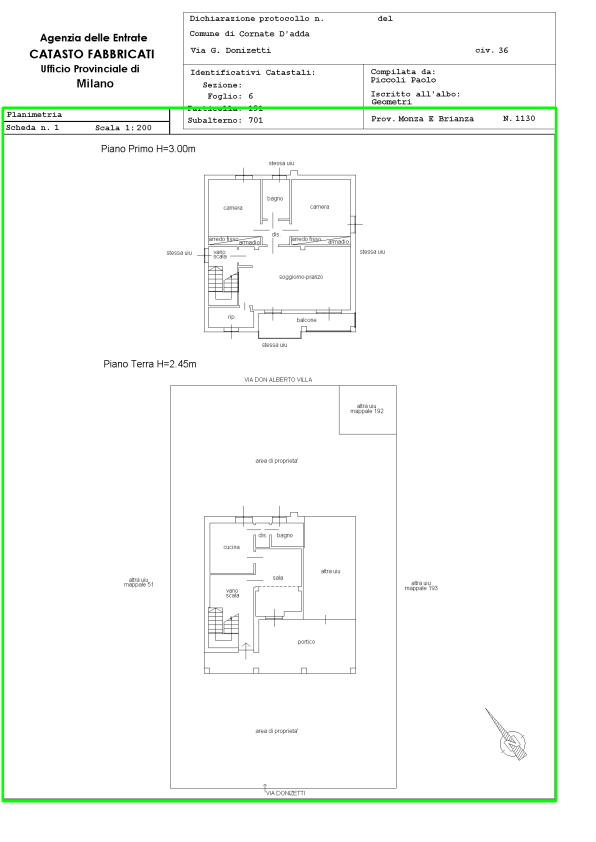
#> input picture PlanParser/debug_image/largest_rect_debug.png, 1191 x 1684 px (shown at 1/2 size)
$ python define_floor_v2.py
#> lines starting #> are read from the running program, lines starting #| are printed output that depends on the picture; after the words box and inside, x2 and y2 are one past the last pixel; in counts of white or black regions, pixels touching at a corner belong together
import os
import re
import unicodedata

import cv2
import numpy as np

try:
    import pytesseract  # Requires Tesseract OCR to be installed on the system
except Exception:  # pragma: no cover
    pytesseract = None

# ---------------- utility testo ----------------
# [7 lines left out: function _normalize_text, not called in this run]

# ---------------- crop dal rettangolo verde ----------------
def crop_base_rectangle_from_debug(
    debug_image_path: str = "./debug_image/largest_rect_debug.png",
    output_cropped_path: str = "./debug_image/base_rectangle.png",
    inner_padding_px: int = 5,
):
    print("[DEBUG] Step: crop_base_rectangle_from_debug")
    if not os.path.exists(debug_image_path):
        print(f"File non trovato: {debug_image_path}")
        return None, None

    image_bgr = cv2.imread(debug_image_path)
    if image_bgr is None:
        print("Impossibile leggere l'immagine di debug.")
        return None, None

    hsv = cv2.cvtColor(image_bgr, cv2.COLOR_BGR2HSV)
    lower_green = np.array([40, 100, 80], dtype=np.uint8)
    upper_green = np.array([85, 255, 255], dtype=np.uint8)
    green_mask = cv2.inRange(hsv, lower_green, upper_green)
    green_mask = cv2.dilate(green_mask, np.ones((3, 3), np.uint8), iterations=1)

    ys, xs = np.where(green_mask > 0)
    if xs.size == 0 or ys.size == 0:
        # fallback su contorni
        gray = cv2.cvtColor(image_bgr, cv2.COLOR_BGR2GRAY)
        blurred = cv2.GaussianBlur(gray, (5, 5), 0)
        edged = cv2.Canny(blurred, 50, 150)
        contours, _ = cv2.findContours(edged.copy(), cv2.RETR_EXTERNAL, cv2.CHAIN_APPROX_SIMPLE)
        best_rect, max_area = None, 0
        for cnt in contours:
            approx = cv2.approxPolyDP(cnt, 0.02 * cv2.arcLength(cnt, True), True)
            if len(approx) == 4 and cv2.isContourConvex(approx):
                x, y, w, h = cv2.boundingRect(approx)
                area = w * h
                if area > max_area:
                    max_area = area
                    best_rect = (x, y, w, h)
        if best_rect is None:
            print("Nessun rettangolo trovato nel fallback.")
            return None, None
        x, y, w, h = best_rect
        x1, y1, x2, y2 = x, y, x + w, y + h
    else:
        x1, x2 = int(xs.min()), int(xs.max())
        y1, y2 = int(ys.min()), int(ys.max())

    x1_in = max(x1 + inner_padding_px, 0)
    y1_in = max(y1 + inner_padding_px, 0)
    x2_in = min(x2 - inner_padding_px, image_bgr.shape[1])
    y2_in = min(y2 - inner_padding_px, image_bgr.shape[0])

    if x2_in <= x1_in or y2_in <= y1_in:
        print("Bounding box non valida dopo il padding interno.")
        return None, None

    cropped = image_bgr[y1_in:y2_in, x1_in:x2_in]
    if output_cropped_path:
        cv2.imwrite(output_cropped_path, cropped)
        print(f"Salvataggio immagine ritagliata: {output_cropped_path}")
    return cropped, (x1_in, y1_in, x2_in, y2_in)

# ---------------- pattern e fuzzy ----------------
def _build_floor_patterns():
    degree = r"[°º]?"
    spaces = r"[\s_.-]*"
    patterns = [
        (rf"\bpiano{spaces}terra\b", "piano terra", 1.0),
        (rf"\bp{spaces}?\.?{spaces}?terra\b", "piano terra", 0.95),
        (rf"\bprimo{spaces}piano\b", "primo piano", 1.0),
        (rf"\bsecondo{spaces}piano\b", "secondo piano", 1.0),
        (rf"\bterzo{spaces}piano\b", "terzo piano", 1.0),
        (rf"\bquarto{spaces}piano\b", "quarto piano", 1.0),
        (rf"\bquinto{spaces}piano\b", "quinto piano", 1.0),
        (rf"\bsesto{spaces}piano\b", "sesto piano", 1.0),
        (rf"\bsettimo{spaces}piano\b", "settimo piano", 1.0),
        (rf"\bottavo{spaces}piano\b", "ottavo piano", 1.0),
        (rf"\bnono{spaces}piano\b", "nono piano", 1.0),
        (rf"\bdecimo{spaces}piano\b", "decimo piano", 1.0),
        (rf"\bpiano{spaces}primo\b", "primo piano", 0.95),
        (rf"\bpiano{spaces}secondo\b", "secondo piano", 0.95),
        (rf"\bpiano{spaces}terzo\b", "terzo piano", 0.95),
        (rf"\bpiano{spaces}quarto\b", "quarto piano", 0.95),
        (rf"\bpiano{spaces}quinto\b", "quinto piano", 0.95),
        (rf"\bpiano{spaces}sesto\b", "sesto piano", 0.95),
        (rf"\bpiano{spaces}settimo\b", "settimo piano", 0.95),
        (rf"\bpiano{spaces}ottavo\b", "ottavo piano", 0.95),
        (rf"\bpiano{spaces}nono\b", "nono piano", 0.95),
        (rf"\bpiano{spaces}decimo\b", "decimo piano", 0.95),
        (rf"\b1{degree}{spaces}piano\b", "primo piano", 0.9),
        (rf"\b2{degree}{spaces}piano\b", "secondo piano", 0.9),
        (rf"\b3{degree}{spaces}piano\b", "terzo piano", 0.9),
        (rf"\b4{degree}{spaces}piano\b", "quarto piano", 0.9),
        (rf"\b5{degree}{spaces}piano\b", "quinto piano", 0.9),
        (rf"\b6{degree}{spaces}piano\b", "sesto piano", 0.9),
        (rf"\b7{degree}{spaces}piano\b", "settimo piano", 0.9),
        (rf"\b8{degree}{spaces}piano\b", "ottavo piano", 0.9),
        (rf"\b9{degree}{spaces}piano\b", "nono piano", 0.9),
        (rf"\b10{degree}{spaces}piano\b", "decimo piano", 0.9),
        (rf"\bpiano{spaces}1{degree}\b", "primo piano", 0.8),
        (rf"\bpiano{spaces}2{degree}\b", "secondo piano", 0.8),
        (rf"\bpiano{spaces}3{degree}\b", "terzo piano", 0.8),
        (rf"\bpiano{spaces}4{degree}\b", "quarto piano", 0.8),
        (rf"\bpiano{spaces}5{degree}\b", "quinto piano", 0.8),
        (rf"\bpiano{spaces}6{degree}\b", "sesto piano", 0.8),
        (rf"\bpiano{spaces}7{degree}\b", "settimo piano", 0.8),
        (rf"\bpiano{spaces}8{degree}\b", "ottavo piano", 0.8),
        (rf"\bpiano{spaces}9{degree}\b", "nono piano", 0.8),
        (rf"\bpiano{spaces}10{degree}\b", "decimo piano", 0.8),
    ]
    return [(re.compile(p, re.IGNORECASE), label, conf) for p, label, conf in patterns]
FLOOR_PATTERNS = _build_floor_patterns()

# [25 lines left out: functions _levenshtein_distance, _generate_canonical_floor_labels, not called in this run]

def _ocr_variants(image_gray: np.ndarray) -> list:
    variants = [image_gray]
    clahe = cv2.createCLAHE(clipLimit=2.0, tileGridSize=(8,8))
    variants.append(clahe.apply(image_gray))
    _, th_otsu = cv2.threshold(image_gray, 0, 255, cv2.THRESH_BINARY + cv2.THRESH_OTSU)
    variants.append(th_otsu)
    _, th_otsu_inv = cv2.threshold(image_gray, 0, 255, cv2.THRESH_BINARY_INV + cv2.THRESH_OTSU)
    variants.append(th_otsu_inv)
    th_adp = cv2.adaptiveThreshold(image_gray, 255, cv2.ADAPTIVE_THRESH_GAUSSIAN_C, cv2.THRESH_BINARY, 31, 10)
    variants.append(th_adp)
    kernel = np.ones((3, 3), np.uint8)
    closed = cv2.morphologyEx(image_gray, cv2.MORPH_CLOSE, kernel, iterations=1)
    th_closed = cv2.adaptiveThreshold(closed, 255, cv2.ADAPTIVE_THRESH_GAUSSIAN_C, cv2.THRESH_BINARY, 31, 8)
    variants.append(th_closed)
    th_adp2 = cv2.adaptiveThreshold(image_gray, 255, cv2.ADAPTIVE_THRESH_MEAN_C, cv2.THRESH_BINARY, 15, 5)
    variants.append(th_adp2)
    return variants

def _run_tesseract_on_variants(variants: list) -> list:
    if pytesseract is None:
        return []
    texts, psms, langs = [], [6, 11, 4, 7, 3], ["ita", "ita+eng"]
    for v in variants:
        v_up = cv2.resize(v, None, fx=2.5, fy=2.5, interpolation=cv2.INTER_CUBIC)
        for lang in langs:
            for psm in psms:
                try:
                    txt = pytesseract.image_to_string(v_up, lang=lang, config=f"--psm {psm}")
                    if txt:
                        texts.append(txt)
                except Exception:
                    continue
    unique, seen = [], set()
    for t in texts:
        nt = t.strip()
        if nt and nt not in seen:
            unique.append(nt); seen.add(nt)
    return unique

# ---------------- CORE: OCR + linee UP/DOWN + sezioni ----------------
def detect_floor_label_from_image(cropped_bgr: np.ndarray, split_anchor: str = "up") -> dict:
    """
    split_anchor:
      - 'up'   → traccia la linea SOPRA la parola 'piano' e crea sezioni [linea_i, linea_{i+1})
      - 'down' → traccia la linea SOTTO la parola 'piano' e crea sezioni [linea_{i-1}, linea_i)
                 (cioè la sezione è presa verso l’alto fino alla linea precedente)
    """
    if cropped_bgr is None:
        return {"floor": None, "confidence": 0.0, "raw_text": ""}

    anchor = (split_anchor or "up").lower()
    if anchor not in ("up", "down"):
        anchor = "up"
    print(f"[DEBUG] Anchor mode: {anchor.upper()}")

    gray = cv2.cvtColor(cropped_bgr, cv2.COLOR_BGR2GRAY)
    gray = cv2.bilateralFilter(gray, d=7, sigmaColor=50, sigmaSpace=50)

    all_text_candidates, ocr_boxes = [], []
    if pytesseract is not None:
        variants = _ocr_variants(gray)
        all_text_candidates.extend(_run_tesseract_on_variants(variants))
        try:
            data = pytesseract.image_to_data(gray, lang="ita+eng", config="--psm 6", output_type=pytesseract.Output.DICT)
            n_boxes = len(data['text'])
            for i in range(n_boxes):
                word = data['text'][i]
                if word and 'piano' in word.lower():
                    (x, y, w, h) = (data['left'][i], data['top'][i], data['width'][i], data['height'][i])
                    ocr_boxes.append((x, y, w, h, word))
        except Exception as e:
            print(f"[DEBUG] image_to_data exception: {e}")

    if not all_text_candidates:
        all_text_candidates = [""]

    # Disegno linee e calcolo sezioni
    img_h, img_w = cropped_bgr.shape[:2]
    debug_img = cropped_bgr.copy()
    piano_lines = []
    margin = 6

    for (x, y, w, h, word) in ocr_boxes:
        cv2.rectangle(debug_img, (x, y), (x + w, y + h), (0, 0, 255), 2)
        cv2.putText(debug_img, word, (x, max(y - 10, 0)), cv2.FONT_HERSHEY_SIMPLEX, 0.8, (0, 0, 255), 2)

        if anchor == "up":
            line_y = max(y - margin, 0)
        else:  # down
            line_y = min(y + h + margin, img_h - 1)

        if not any(abs(line_y - existing) <= 3 for existing in piano_lines):
            cv2.line(debug_img, (0, line_y), (img_w - 1, line_y), (0, 255, 0), 2)
            piano_lines.append(line_y)

    piano_lines_sorted = sorted(piano_lines)
    cv2.imwrite("./debug_image/base_rectangle_piano_lines.png", debug_img)
    print("[DEBUG] Salvata immagine con linee 'piano': base_rectangle_piano_lines.png")

    # Logica sezioni diversa per UP/DOWN
    print("[DEBUG] Sections:")
    if piano_lines_sorted:
        if anchor == "up":
            # [line_i, line_{i+1}) verso il basso
            for i, y_top in enumerate(piano_lines_sorted):
                y_bottom = piano_lines_sorted[i + 1] if i + 1 < len(piano_lines_sorted) else img_h - 1
                print(f"  Section {i + 1}: top={y_top}, left=0, right={img_w - 1}, bottom={y_bottom}")
                section_img = cropped_bgr[y_top:y_bottom, 0:img_w]
                cv2.imwrite(f"./debug_image/base_rectangle_section_{i+1}.png", section_img)
        else:
            # [line_{i-1}, line_i) verso l'alto
            for i, y_curr in enumerate(piano_lines_sorted):
                y_top = piano_lines_sorted[i - 1] if i - 1 >= 0 else 0
                y_bottom = y_curr
                if y_bottom <= y_top:
                    continue
                print(f"  Section {i + 1}: top={y_top}, left=0, right={img_w - 1}, bottom={y_bottom}")
                section_img = cropped_bgr[y_top:y_bottom, 0:img_w]
                cv2.imwrite(f"./debug_image/base_rectangle_section_{i+1}.png", section_img)

    # ------ Matching etichetta piano ------
    canonical_labels = _generate_canonical_floor_labels()
    best = {"floor": None, "confidence": 0.0, "raw_text": ""}

    for text in all_text_candidates:
        processed_text = _normalize_text(text)
        # Regex esatte
        for pattern, label, conf in FLOOR_PATTERNS:
            if pattern.search(processed_text) and conf > best["confidence"]:
                best = {"floor": label, "confidence": conf, "raw_text": text}

        # Fuzzy linea per linea
        lines = [ln.strip() for ln in processed_text.splitlines() if ln.strip()]
        for line in lines:
            contains_piano = ("piano" in line) or (_levenshtein_distance(line.replace(" ", ""), "piano") <= 1)
            if not contains_piano:
                continue
            for label in canonical_labels:
                d = _levenshtein_distance(line, label)
                ratio = 1.0 - (d / max(len(label), 1))
                if ratio >= 0.6 and ratio > best["confidence"]:
                    canonical = label
                    if canonical.startswith("piano ") and canonical != "piano terra":
                        canonical = canonical.replace("piano ", "") + " piano"
                    best = {"floor": canonical, "confidence": ratio, "raw_text": text}

    return best

# ---------------- API esterna ----------------
def define_floor(
    debug_image_path: str = "./debug_image/largest_rect_debug.png",
    output_cropped_path: str = "./debug_image/base_rectangle.png",
    split_anchor: str = "up",
):
    print(f"[DEBUG] Step: define_floor (anchor={split_anchor})")
    cropped, bbox = crop_base_rectangle_from_debug(
        debug_image_path=debug_image_path,
        output_cropped_path=output_cropped_path,
        inner_padding_px=5,
    )
#> in crop_base_rectangle_from_debug, image_bgr is the input picture: shape (1684, 1191, 3); mean B, G, R 247.5, 250.7, 247.5
#> in crop_base_rectangle_from_debug, `green_mask = cv2.inRange(hsv, lower_green, upper_green)`:
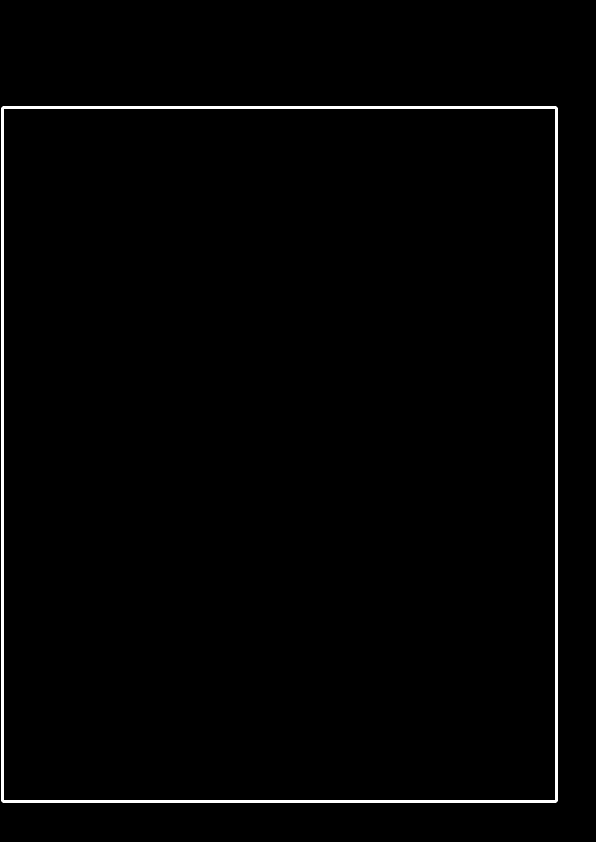
#> green_mask: shape (1684, 1191) (shown at 1/2 size); 1.2% white; 1 white region, box (x1, y1, x2, y2) and area: (3, 213, 1115, 1605) 24928
#> in crop_base_rectangle_from_debug, `green_mask = cv2.dilate(green_mask, np.ones((3, 3), np.uint8), iterati..`:
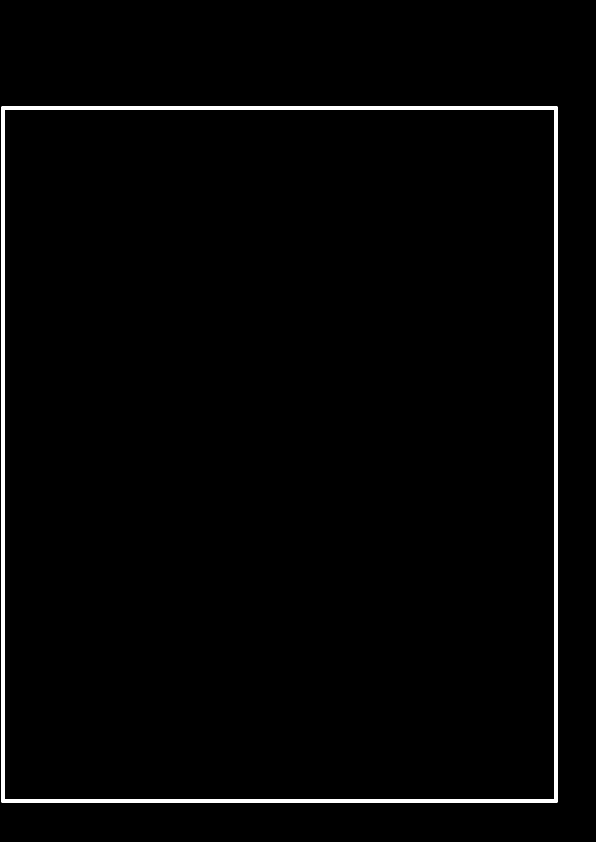
#> green_mask: shape (1684, 1191) (shown at 1/2 size); 1.7% white; 1 white region, box (x1, y1, x2, y2) and area: (2, 212, 1116, 1606) 34904
#> in crop_base_rectangle_from_debug, `x1, x2 = int(xs.min()), int(xs.max())`: x1 = 2; x2 = 1115
#> in crop_base_rectangle_from_debug, `y1, y2 = int(ys.min()), int(ys.max())`: y1 = 212; y2 = 1605
#> in crop_base_rectangle_from_debug, `x1_in = max(x1 + inner_padding_px, 0)`: x1_in = 7
#> in crop_base_rectangle_from_debug, `y1_in = max(y1 + inner_padding_px, 0)`: y1_in = 217
#> in crop_base_rectangle_from_debug, `x2_in = min(x2 - inner_padding_px, image_bgr.shape[1])`: x2_in = 1110
#> in crop_base_rectangle_from_debug, `y2_in = min(y2 - inner_padding_px, image_bgr.shape[0])`: y2_in = 1600
#> in crop_base_rectangle_from_debug, `cropped = image_bgr[y1_in:y2_in, x1_in:x2_in]`:
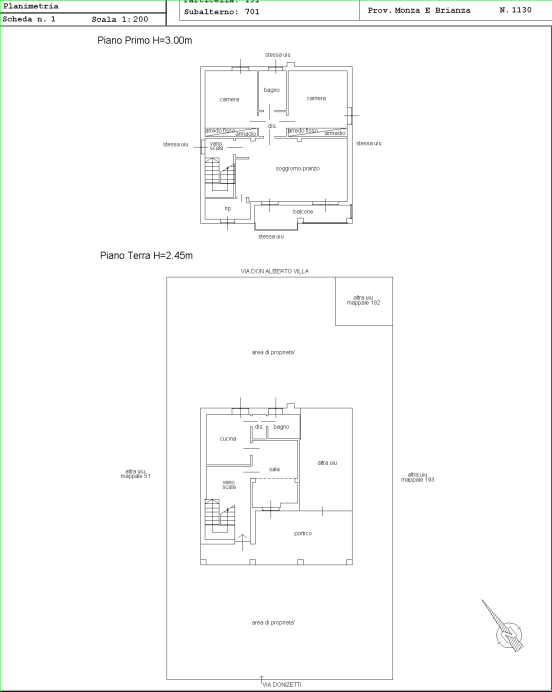
#> cropped: shape (1383, 1103, 3) (shown at 1/2 size); mean B, G, R 250.8, 251.2, 250.8
#> bbox = (7, 217, 1110, 1600)
    print(f"[DEBUG] Cropped image: {cropped.shape if cropped is not None else None}, bbox={bbox}")
#| [DEBUG] Cropped image: (1383, 1103, 3), bbox=(7, 217, 1110, 1600)
    result = detect_floor_label_from_image(cropped, split_anchor=split_anchor)
#> in _ocr_variants, `_, th_otsu = cv2.threshold(image_gray, 0, 255, cv2.THRESH_BINARY + cv2..`:
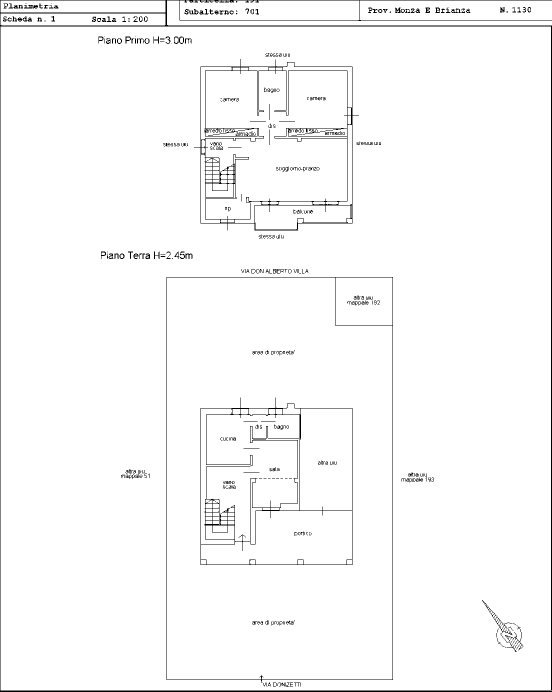
#> th_otsu: shape (1383, 1103) (shown at 1/2 size); 97.8% white; black in thin lines or dots
#> in _ocr_variants, `_, th_otsu_inv = cv2.threshold(image_gray, 0, 255, cv2.THRESH_BINARY_I..`:
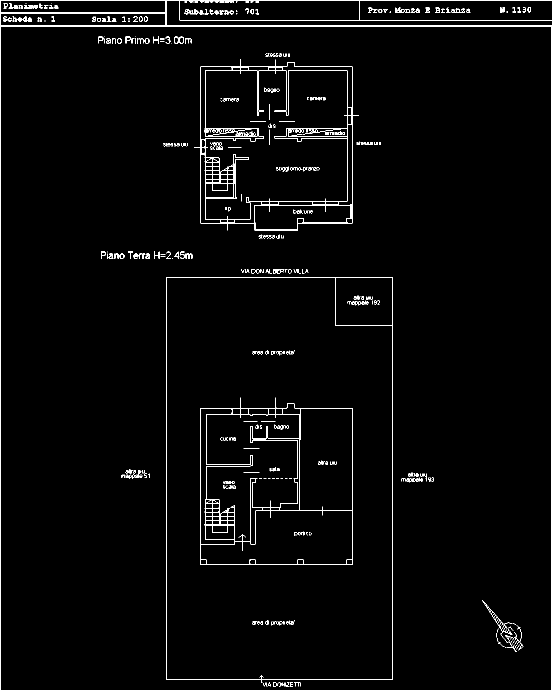
#> th_otsu_inv: shape (1383, 1103) (shown at 1/2 size); 2.2% white in thin lines or dots
#> in _ocr_variants, `th_adp = cv2.adaptiveThreshold(image_gray, 255, cv2.ADAPTIVE_THRESH_GA..`:
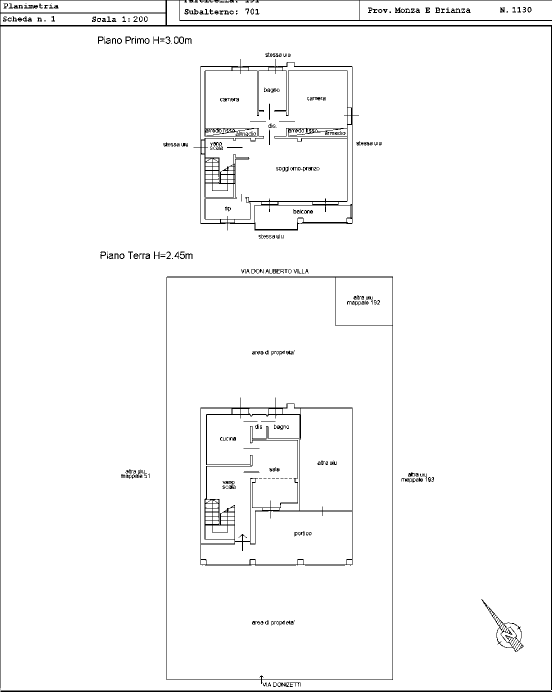
#> th_adp: shape (1383, 1103) (shown at 1/2 size); 97.4% white; black in thin lines or dots
#> in _ocr_variants, `th_closed = cv2.adaptiveThreshold(closed, 255, cv2.ADAPTIVE_THRESH_GAU..`:
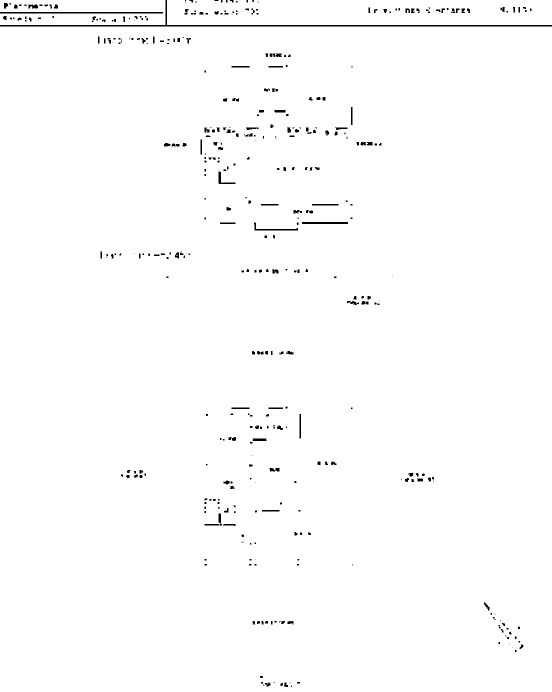
#> th_closed: shape (1383, 1103) (shown at 1/2 size); 98.9% white; 423 black regions (219 under 20 px), largest, box (x1, y1, x2, y2) and area: (0, 0, 1103, 53) 3459, (0, 24, 326, 27) 978, (604, 444, 696, 448) 368
#> in detect_floor_label_from_image, `variants = _ocr_variants(gray)`: variants = 7 items
#> the loop in _run_tesseract_on_variants, `for v in variants:` made 1 pass
#> after the loop in _run_tesseract_on_variants, `for v in variants:`: texts = []
#> (the call stopped at in _run_tesseract_on_variants, `txt = pytesseract.image_to_string(v_up, lang=lang, config=f"--psm {psm..`: pytesseract is not available in this run)
    floor = result.get("floor")
    print(f"[DEBUG] OCR result: {result}")
    if floor:
        print(f"Piano rilevato: {floor} (confidenza {result.get('confidence'):.2f})")
    else:
        print("Nessun piano rilevato nel testo OCR.")
    return result

if __name__ == "__main__":
    define_floor(
        debug_image_path="./debug_image/largest_rect_debug.png",
        output_cropped_path="./debug_image/base_rectangle.png",
        split_anchor="up",  # cambia in "down" per linea sotto
    )
#> (the call stopped at in detect_floor_label_from_image, `data = pytesseract.image_to_data(gray, lang="ita+eng", config="--psm 6..`: pytesseract is not available in this run)
